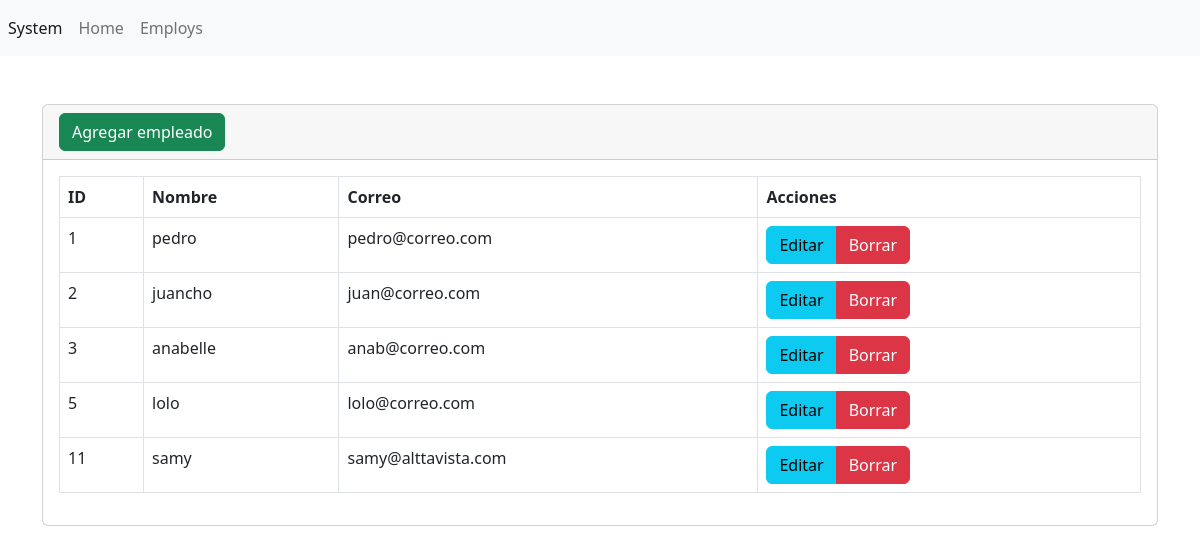
The page /?controlador=empleados&accion=inicio on the database its author committed.
### tables this page shows
CREATE TABLE `empleados` (
  `id` int(11) NOT NULL,
  `nombre` varchar(100) NOT NULL,
  `correo` varchar(100) NOT NULL
);

### index.php (called while the page is built, shortened)
<?php
require_once ("vistas/template.php");
?>

### controladores/controlador_empleados.php (called while the page is built, shortened)
<?php
include_once("modelos/empleado.php");
class ControladorEmpleados{
    public function inicio(){
        $empleadox=Empleado::consultar();
        include_once("vistas/empleados/inicio.php");
    }
}
?>

### ruteador.php (called while the page is built, shortened)
<?php
    $controlador = new $objControlador();
    $controlador->$accion();
?>

### modelos/empleado.php (called while the page is built, shortened)
<?php
class Empleado {
    public function __construct($id,$nombre,$correo){
        $this->id=$id;
        $this->nombre=$nombre;
        $this->correo=$correo;
    }
    public static function consultar(){
    $listaEmpleados=[];
    $conexionBD=BD::crearInstancia();
    $sql= $conexionBD->query("SELECT * FROM empleados");
    foreach($sql->fetchAll() as $empleado){
        $listaEmpleados[]= new Empleado($empleado['id'],$empleado['nombre'],$empleado['correo']);
    }
    return $listaEmpleados;
    }
}
?>

### vistas/empleados/inicio.php (the view)
<div class="card">
    <div class="card-header">
        <a name="" id="" class="btn btn-success" href="?controlador=empleados&accion=crear" role="button">Agregar empleado</a>
    </div>
    <div class="card-body">
        <table class="table table-bordered">
            <thead>
                <tr>
                    <th>ID</th>
                    <th>Nombre</th>
                    <th>Correo</th>
                    <th>Acciones</th>
                </tr>
            </thead>
            <tbody>
                <?php foreach ($empleadox as $empleado) { ?>
                <tr>
                    <td> <?php echo $empleado->id; ?> </td>
                    <td> <?php echo $empleado->nombre; ?>  </td>
                    <td> <?php echo $empleado->correo; ?>  </td>
                    <td>
                        <div class="btn-group" role="group" aria-label="">
                            <a href="?controlador=empleados&accion=editar&id=<?php echo $empleado->id; ?>" class="btn btn-info">Editar </a>
                            <a href="?controlador=empleados&accion=borrar&id=<?php echo $empleado->id; ?>" class="btn btn-danger">Borrar </a>
                        </div>
                    </td>
                </tr>
                <?php } ?>
            </tbody>
        </table>
    </div>
</div>

### vistas/template.php (shortened to what this page needs)
<!doctype html>
<html lang="en">
<head>
  <link href="https://cdn.jsdelivr.net/npm/bootstrap@5.2.1/dist/css/bootstrap.min.css" rel="stylesheet"
>
</head>
<nav class="navbar navbar-expand navbar-light bg-light">
    <div class="nav navbar-nav">
        <a class="nav-item nav-link active" href="#" aria-current="page">System <span class="visually-hidden">(current)</span></a>
        <a class="nav-item nav-link" href="?controlador=paginas&accion=inicio">Home</a>
        <a class="nav-item nav-link" href="?controlador=empleados&accion=inicio">Employs</a>
    </div>
</nav>
<body>
    <div class="container">
        <div class="row mt-5 d-flex justify-content-center">
            <div class="col-12">
                <?php include_once("ruteador.php");?>
            </div>
        </div>
    </div>
</body>
</html>

### rows shown on the page
empleados: id "1", nombre "pedro", correo "pedro@correo.com"
empleados: id "2", nombre "juancho", correo "juan@correo.com"
empleados: id "3", nombre "anabelle", correo "anab@correo.com"
empleados: id "5", nombre "lolo", correo "lolo@correo.com"
empleados: id "11", nombre "samy", correo "samy@alttavista.com"
